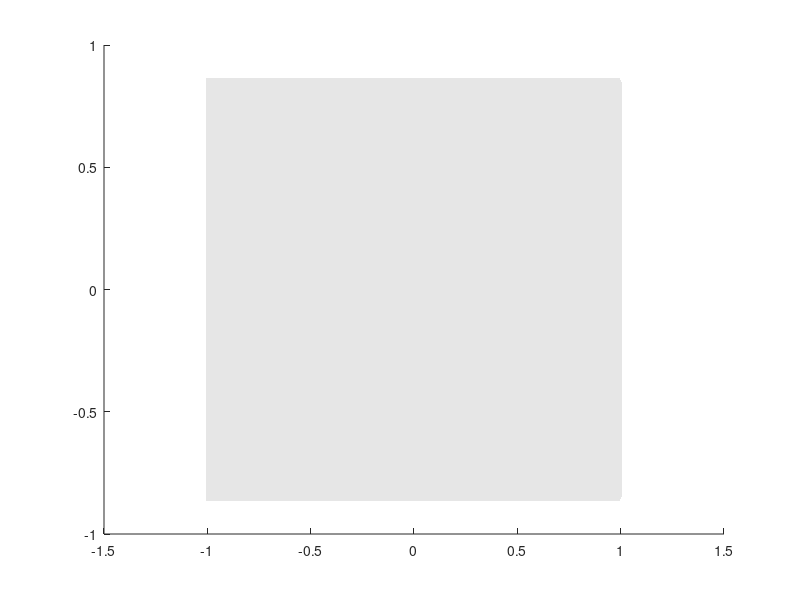

This figure's MATLAB source: (Note: this script raises an error after producing the figure.)
%VISUALISE_AVASCULAR_TUMOR
%   Plots 5 snapshots of tumor growth from simulation data (assumes
%   certain oxygen thresholds)

% E. Blom 2025-04-17

%load tumor1.mat        % sigma > 0; tumor remains circular
load tumor2.mat         % sigma = 0; tumor breaks
U = umod.U(1:2,:,:);    % nr of cell types per voxel
Q = umod.U(3:4,:,:);    % pressure & nutrients

kappa_prol = 0.955;    % oxygen threshold for proliferation
tspan = 1:5; % times for each snapshot
for i = tspan
  figure(),
  clf,
  hold on
  patch('Faces',R,'Vertices',V,'FaceColor',[0.9 0.9 0.9], ...
  'EdgeColor','none');
  Utot = sum(U(:,:,i),1);     % nr cells per voxel
  patch('Faces',R(Utot>0&Q(2,:,i)<=kappa_prol,:),'Vertices',V, ...
  'FaceColor',graphics_color('bluish green'));
  patch('Faces',R(Utot>1,:),'Vertices',V, ...
  'FaceColor',0.6*[0,158,115]./255);
  patch('Faces',R(Utot>0&Q(2,:,i)>kappa_prol,:),'Vertices',V, ...
  'FaceColor',graphics_color('vermillion'));
  patch('Faces',R(Utot>1&Q(2,:,i)>kappa_prol,:),'Vertices',V, ...
  'FaceColor',0.6*[213,94,0]./255);
  patch('Faces',R(U(1,:,i)>0,:),'Vertices',V,...   % necrotic cells
  'FaceColor','black');
  axis(0.4*[-1, 1, -1, 1])
  axis off
  drawnow
end

% -- uncomment to save fig as pdf:
%exportgraphics(f,"tumorfigNN.pdf" , 'resolution', 600)
